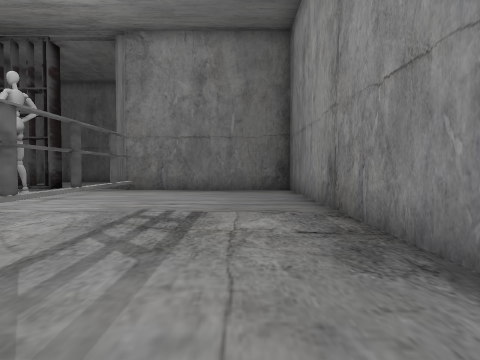
view 1 (above)

22 first-person views from a walk through a scene from a Unity 3-D project. The camera is 1.5 m above the floor, tilts 2° down and sees 70° across. The floor is counted in squares, 1.8 m on a side. Each view is taken from the middle of a square. On the plan, view 1 faces up. The plan holds only what a view shows up to about 12 squares ahead; the rest is blank. The place goes on beyond the plan. The player is left out.

view 2
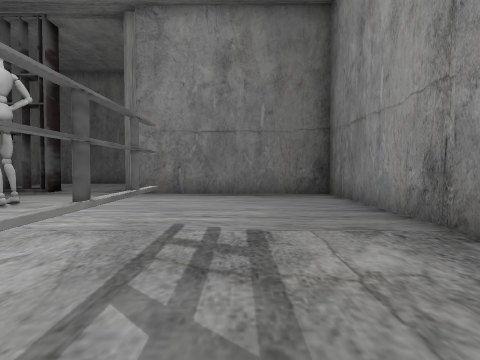

view 3
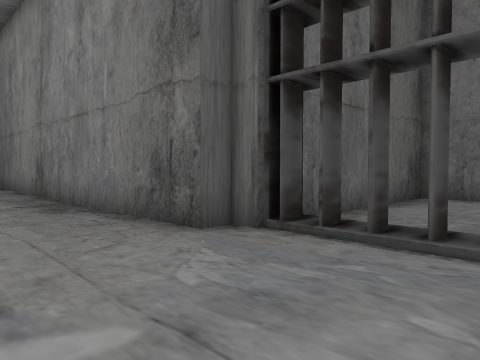

view 4
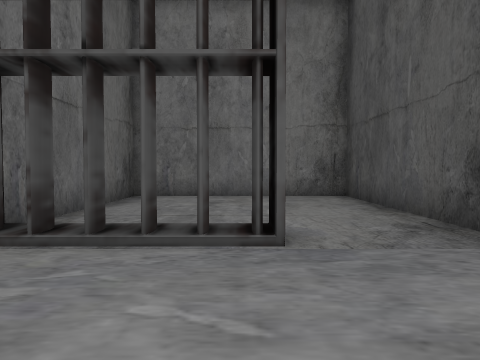

view 5
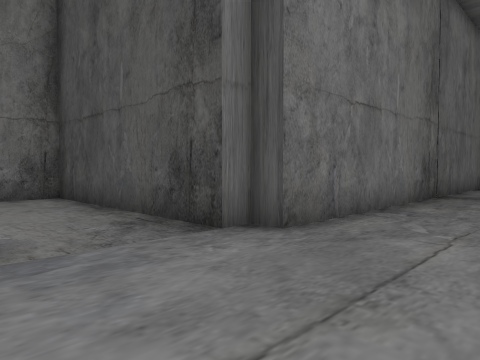

view 6
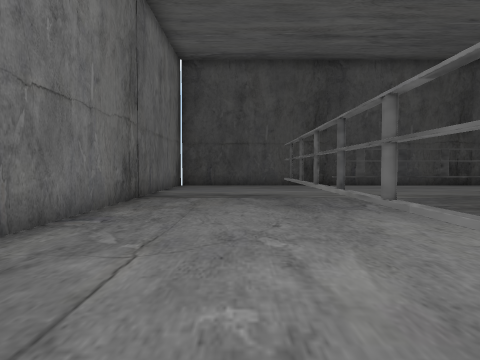

view 7
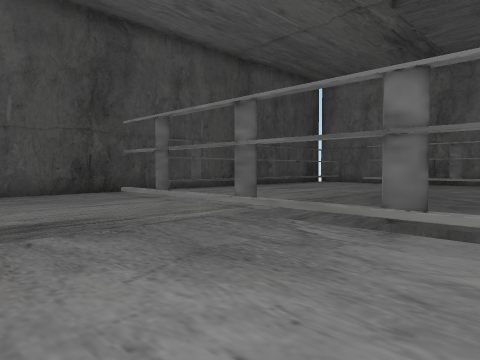

view 8
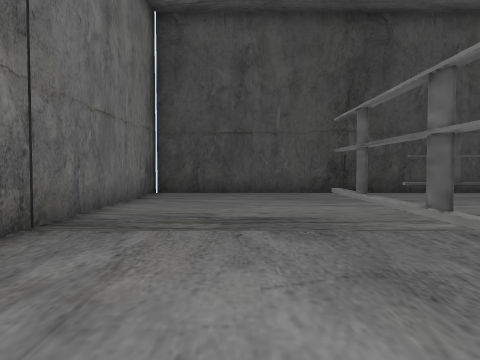

view 9
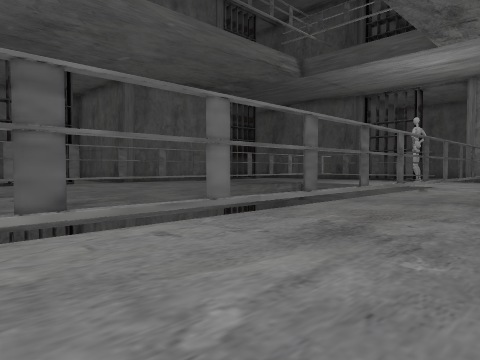

view 10
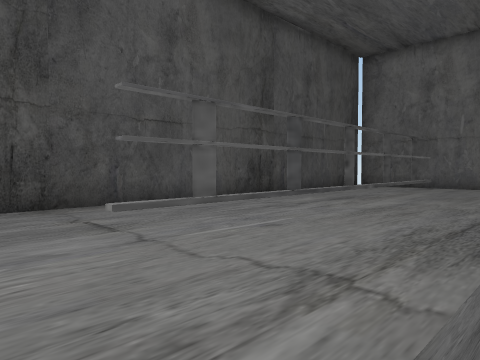

view 11
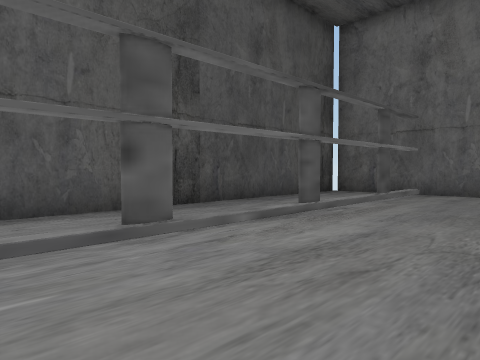

view 12
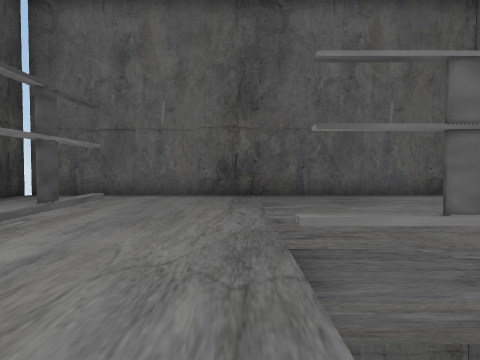

view 13
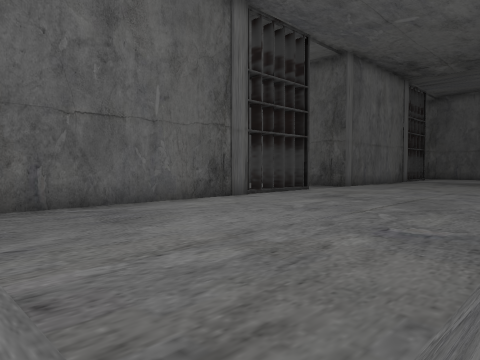

view 14
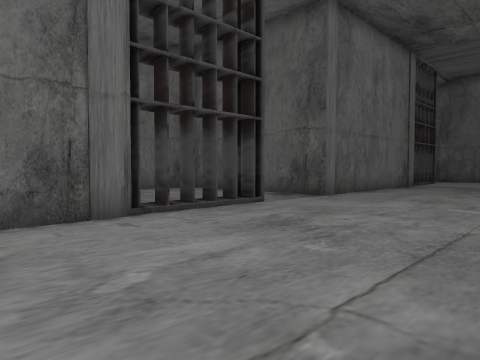

view 15
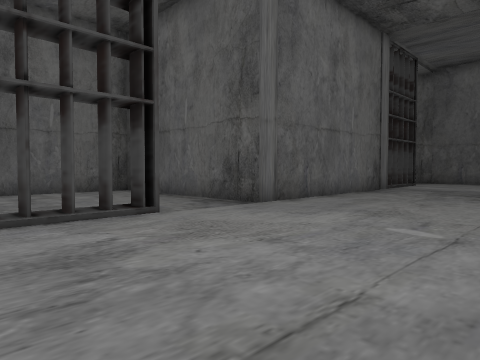

view 16
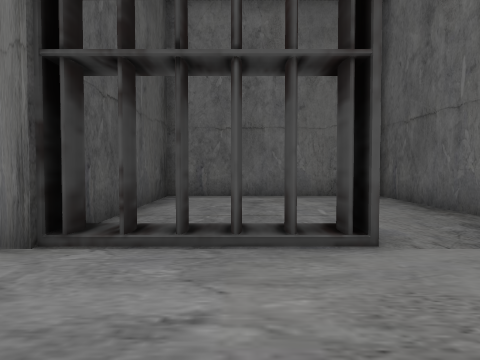

view 17
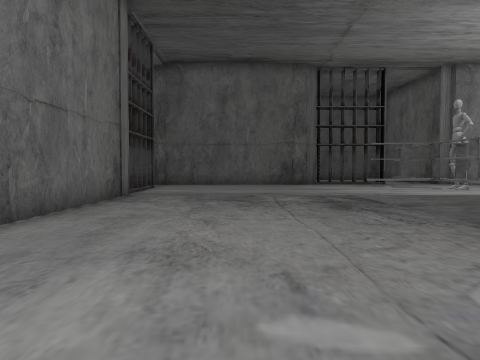

view 18
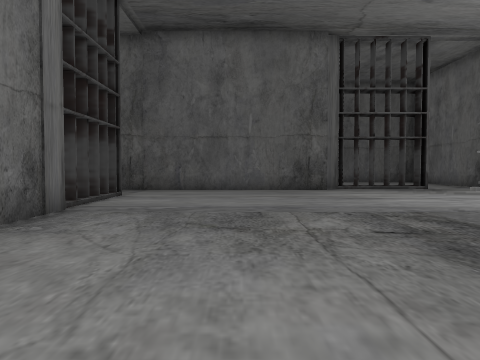

view 19
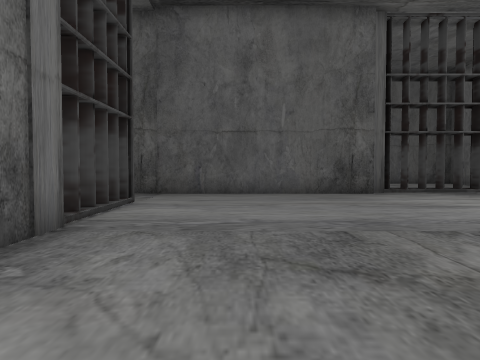

view 20
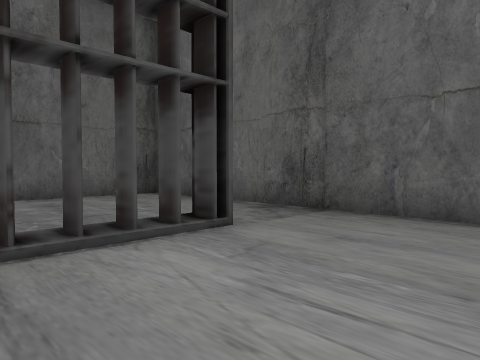

view 21
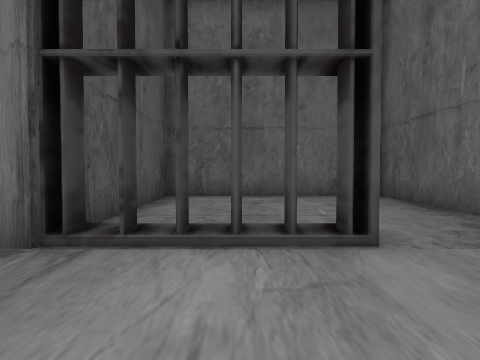

view 22
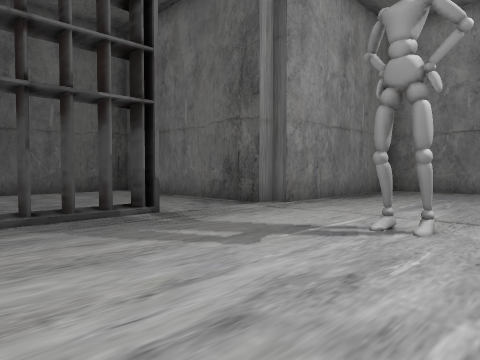

### Floor plan
Key: @ floor where view 1 was taken; # wall or solid block; x gap in a wall; . main floor; : floor 0.25 m higher than the main floor; = window, fence, low wall or low ledge; T thing the floor can be seen under or through; O other object.
Columns run from 26 left of view 1 to 10 right of it. Each row starts with its distance up from view 1.
 21                  ####
 20                  ....
 19                  ....
 18                  .... #
 17                  .....#
 16                  .....#
 15                    ...#
 14 #########     ##::#...#
 13 #.......#######.......#######
 12 #...........................#
 11 #...........................#
 10 #......#............O.......#
  9 #......:....................#
  8 #......:....................#
  7 #......#........=... ...=...#
  6 ########....... #     ..x...#
  5        #.......        .x...#
  4        #.......        .T...#
  3        #.......       ..T...#
  2        #.......       ..T...#
  1        #.......       ..T...#
  0  #######.......       ..T.@.#########
 -1 #.............        ..T....#......#
 -2 #.............        ..T....:......#
 -3 #.............        ..T....:......#
 -4 #......#......        ..x....#......#
 -5 #......:.......       ..x...........#
 -6 #......:.......       ..T...........#
 -7 #......#.......       ..T...........#
 -8 ########.......       ..x...#########
 -9        #.......       ..T...#
-10        #.......       ..T...#
-11        #.......       ..x...#
-12        #.......       ..x...#
-13        #.......       ..T...#
-14        #.......       ..T...#
-15        #....................#
-16        #.......#=#xTTT=.....#
-17        #....................#
-18        #....................#
-19        #....................#
-20        #....................#
-21        #....................#
-22        ######################

Where each view was taken, in squares from view 1:
view 1: 0 up, 0 right, facing up
view 2: 2 up, 1 left, facing up
view 3: 4 down, 1 left, facing up-right
view 4: 4 down, 1 left, facing right
view 5: 4 down, 1 left, facing down-right
view 6: 5 down, 1 left, facing down
view 7: 10 down, 0 right, facing down-left
view 8: 10 down, 1 left, facing down
view 9: 10 down, 0 right, facing up-left
view 10: 14 down, 3 left, facing down-left
view 11: 15 down, 7 left, facing down-left
view 12: 15 down, 8 left, facing left
view 13: 15 down, 11 left, facing up-left
view 14: 10 down, 13 left, facing up-left
view 15: 7 down, 13 left, facing up-left
view 16: 5 down, 15 left, facing left
view 17: 4 down, 15 left, facing up
view 18: 0 up, 15 left, facing up
view 19: 2 up, 16 left, facing up
view 20: 7 up, 15 left, facing up-left
view 21: 9 up, 15 left, facing left
view 22: 8 up, 11 left, facing up-right
